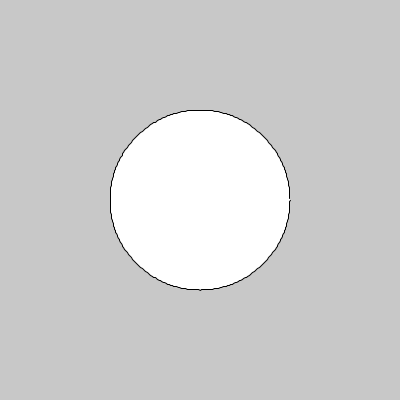
Frame 1 (no input)
Frame 60 (the mouse pressed at the canvas centre just before this capture): identical to frame 1, image omitted
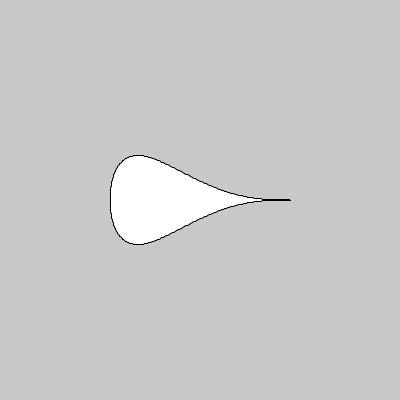
Frame 120 (the mouse held since frame 60 and released just before this capture)

The Processing sketch that drew these frames (run headless with seeded random() and noise(); from frame 60 on, the mouse is pressed at the canvas centre):

// Processing sketch: processing_15988
// ── processing_15988.pde

//M. Kontopoulos  (11.2010)
//TEARDROP CURVE
//Based on the parametric equation found at
//http://mathworld.wolfram.com/TeardropCurve.html
float r = 90.0;
float a = 0.0;

void setup()
{
  size(400,400);
  background(200);
  smooth();
}

void draw()
{
  background(200);

  a = map(mouseX,0,width,0,9);
  beginShape();
  for(int i=0; i<360; i++)
  {
    float x = width/2 + cos( radians(i) ) *r;
    //The exponent a controls the shape of the curve
    float y = height/2+ sin( radians(i) ) * pow(sin(radians(i)/2), a) *r;

    //ellipse(x,y, 10,10);
    //point(x,y);
    vertex(x,y);
  }
  endShape();
}
